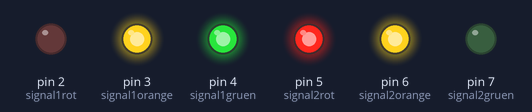
A sketch run on a simulated Arduino Uno, built with avr-gcc and run on an emulated ATmega328P. Shown: output pins drawn as LEDs (lit = HIGH).

Above: at 2.5 s.
At 5.5 s:
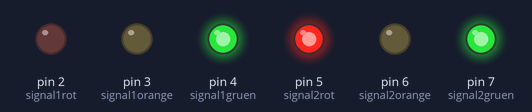
At 8.5 s:
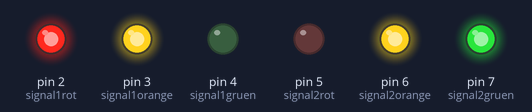
At 11.5 s:
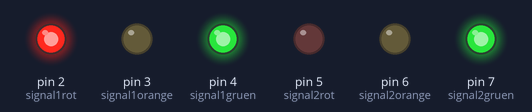
Timing chart, 0 to 15.6 s (numbered marks = the images above):
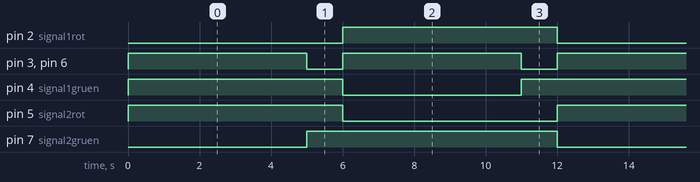

Measured:
- by itself, pin 2 (signal1rot), pin 5 (signal2rot): alternates HIGH for 6.0 s and LOW for 6.0 s
- by itself, pin 3 (signal1orange), pin 6 (signal2orange): alternates HIGH for 5.0 s and LOW for 1.0 s
- by itself, pin 4 (signal1gruen): repeats every 12.0 s: LOW 5.0 s, HIGH 7.0 s
- by itself, pin 7 (signal2gruen): alternates HIGH for 7.0 s and LOW for 5.0 s

The sketch:

Elio_Sketch.ino
```cpp
/*
  @author Elio Baserga
  @date 26.03.2019
  @title Lichtsignal
*/

int signal1rot = 2;
int signal1orange = 3;
int signal1gruen = 4;
int signal2rot = 5;
int signal2orange = 6;
int signal2gruen = 7;

void setup() {
  pinMode(signal1rot, OUTPUT);
  pinMode(signal1orange, OUTPUT);
  pinMode(signal1gruen, OUTPUT);
  pinMode(signal2rot, OUTPUT);
  pinMode(signal2orange, OUTPUT);
  pinMode(signal2gruen, OUTPUT);
}

void loop() {

  //Setzt das erste Lichtsignal auf Grün und das zweite auf Rot. Schlatet auch die Orangen aus.
  digitalWrite(signal1rot, LOW);
  digitalWrite(signal1orange, HIGH);
  digitalWrite(signal1gruen, HIGH);
  digitalWrite(signal2rot, HIGH);
  digitalWrite(signal2orange, HIGH);
  digitalWrite(signal2gruen, LOW);

  //5 Sekunden beibehalten
  delay(5000);

  //Setzt beide Lichtsignale auf Orange
  digitalWrite(signal2gruen, HIGH);
  digitalWrite(signal1orange, LOW);
  digitalWrite(signal2orange, LOW);

  //1 Sekunden beibehalten
  delay(1000);

  //Setzt das erste Lichtsignal auf Rot und das zweite auf Grün. Schlatet auch die Orangen aus.
  digitalWrite(signal1rot, HIGH);
  digitalWrite(signal1orange, HIGH);
  digitalWrite(signal1gruen, LOW);
  digitalWrite(signal2orange, HIGH);
  digitalWrite(signal2rot, LOW);

  //5 Sekunden beibehalten
  delay(5000);

  //Setzt beide Lichtsignale auf Orange
  digitalWrite(signal1gruen, HIGH);
  digitalWrite(signal1orange, LOW);
  digitalWrite(signal2orange, LOW);

  //1 Sekunden beibehalten
  delay(1000);
}
```
